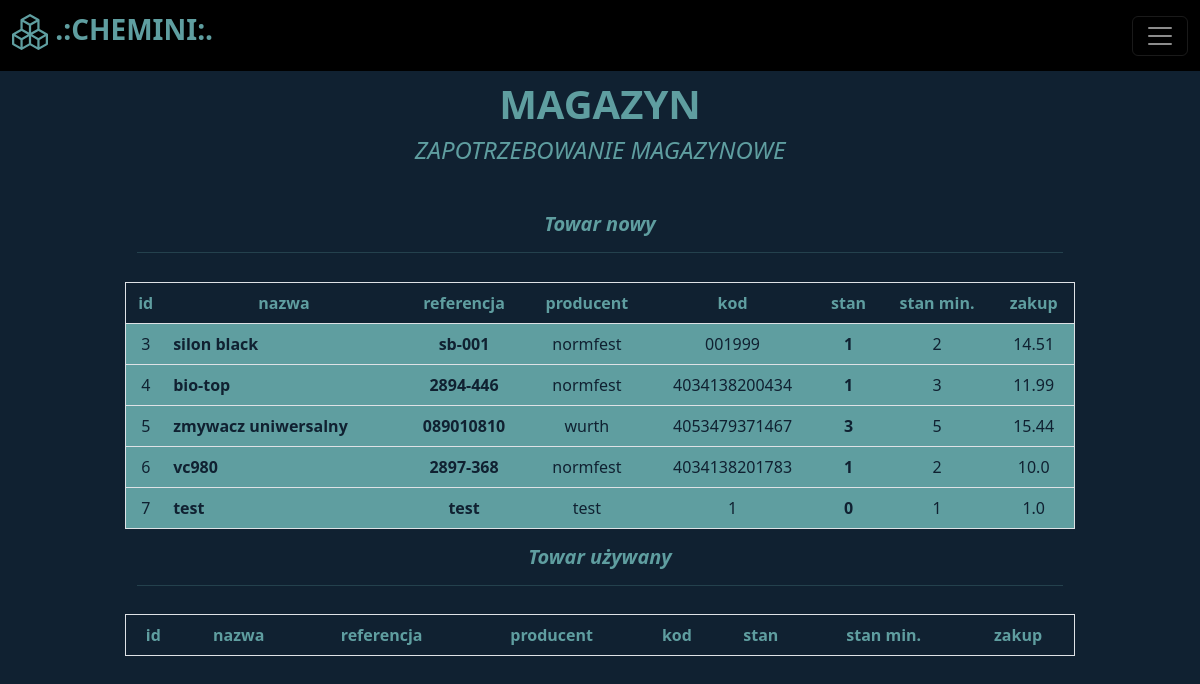
Page /demand (signed in) on the earlier database version.
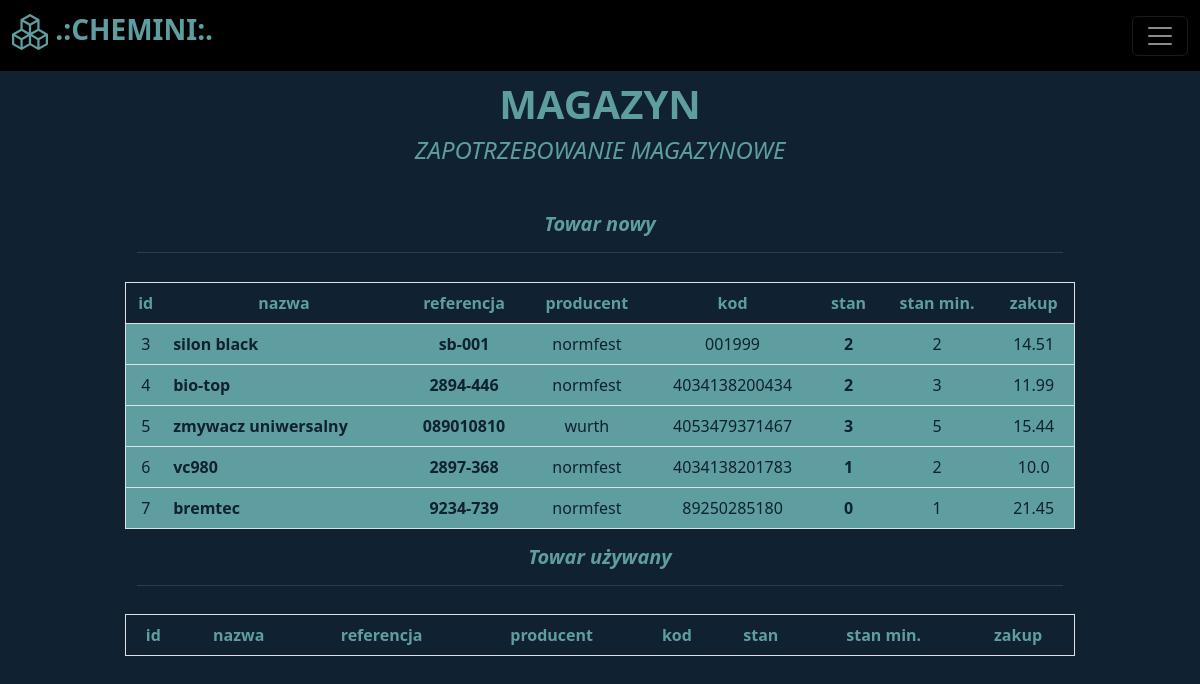
Same page on the later database version.
### libs/models.py (models this page shows)
class Item(Base):
    __tablename__ = "items"
    id = Column(Integer, primary_key=True, autoincrement=True, index=True)
    name = Column(String, unique=False, nullable=False)
    manufacturer = Column(String, nullable=False)
    reference = Column(String, unique=True, index=True, nullable=False)
    code = Column(String, unique=True, index=True)
    description = Column(String)
    stack = Column(Integer, nullable=False, default=0)
    stack_min = Column(Integer, nullable=False, default=0)
    buy = Column(Float)
    sell = Column(Float)
    used = Column(Boolean, default=False)

### routers/warehouse.py (the view)
@router.get('/demand', tags=['warehouse'])
def get_page_with_demand(request: Request, db:Session=Depends(get_db)):
    token = request.cookies.get("access_token")     # very important line if you want to authenticate user on page
    if not token:
        return RedirectResponse("/")
    try:
        scheme,_,param = token.partition(" ")
        payload = jwt.decode(param, config.get("security", "jwt_secret_key"), config.get("security", "algorithm"))
        user = db.query(User).filter(User.name==payload['sub']).first()
    except Exception:
        return RedirectResponse("/")
    if not user:
        return RedirectResponse("/")
    items_new = db.query(Item).where((Item.used==False) & (Item.stack<=Item.stack_min))
    items_used = db.query(Item).where((Item.used==True) & (Item.stack<=Item.stack_min))
    try:
        column_names = ["id", "nazwa", "referencja", "producent", "kod", "stan", "stan min.", "zakup"]
        df = []
        for item in items_new:
            line = [item.id, item.name, item.reference, item.manufacturer, item.code, item.stack, item.stack_min, item.buy]
            df.append(line)
        demands_new_list = tabulate(df, headers=column_names, tablefmt="fancy_grid")
        df = []
        for item in items_used:
            line = [item.id, item.name, item.reference, item.manufacturer, item.code, item.stack, item.stack_min, item.buy]
            df.append(line)
        demands_used_list = tabulate(df, headers=column_names, tablefmt="fancy_grid")
        _time = time.strftime('%d-%m-%Y')
        demand_filepath = f"{config.get('files', 'demands')}/zapotrzebowanie {_time}.txt"
        print(demand_filepath)
        with open(f"{demand_filepath}", "w", encoding="utf-8") as demands:
            demands.write(f"ZAPOTRZEBOWANIE MAGAZYNOWE NA DZIEŃ:   {_time}\n\n")
            demands.write("CZĘŚCI NOWE\n")
            demands.write(demands_new_list)
            demands.write("\n\nCZĘŚCI UŻYWANE\n")
            demands.write(demands_used_list)
            demands.write("\n\n")
    except Exception as e:
        print(e)
    return templates.TemplateResponse(
        "demand.html",{"request":request, "used_items": items_used, "new_items": items_new, "user": user.name, "active_status": user.is_active, "is_admin": user.is_admin})

### templates/demand.html (shortened to what this page needs)
{% extends "baseauth.html" %}
{% block col2 %}
<div style="text-align:center">
  <h1><b>MAGAZYN</b></h1>
  <h4><i>ZAPOTRZEBOWANIE MAGAZYNOWE</i></h4>
</div>
<div class="row" style="margin-top:5%">
    <div class="col">
        <div class="container" style="text-align:center">
            <h5><i><b>Towar nowy<hr></b></i></h5>
        </div>
        <table class="table table-hover border" style="color:cadetblue; background:#102131; text-align:center; margin-top:3%">
            <thead>
              <tr>
                <th scope="col">id</th>
                <th scope="col">nazwa</th>
                <th scope="col">referencja</th>
                <th scope="col">producent</th>
                <th scope="col">kod</th>
                <th scope="col">stan</th>
                <th scope="col">stan min.</th>
                <th scope="col">zakup</th>
              </tr>
            </thead>
            <tbody>
              {% for item in new_items %}
                    <tr style="color:#102131; background:cadetblue">
                        <td>{{ item.id }}</td>
                        <td style="text-align:left"><b>{{ item.name }}</b></td>
                        <td style="text-align:center"><b>{{ item.reference }}</b></td>
                        <td style="text-align:center">{{ item.manufacturer }}</td>
                        <td style="text-align:center">{{ item.code }}</td>
                        <td><b>{{ item.stack }}</b></td>
                        <td>{{ item.stack_min }}</td>
                        <td>{{ item.buy }}</td>
                    </tr>
              {% endfor %}
            </tbody>
          </table>
    </div>
    <div class="col">
        <div class="container" style="text-align:center">
            <h5><i><b>Towar używany<hr></b></i></h5>
        </div>
        <table class="table table-hover border" style="color:cadetblue; background:#102131; text-align:center; margin-top:3%">
            <thead>
              <tr>
                <th scope="col">id</th>
                <th scope="col">nazwa</th>
                <th scope="col">referencja</th>
                <th scope="col">producent</th>
                <th scope="col">kod</th>
                <th scope="col">stan</th>
                <th scope="col">stan min.</th>
                <th scope="col">zakup</th>
              </tr>
            </thead>
          </table>
    </div>
</div>
{% endblock %}

### templates/baseauth.html (shortened to what this page needs)
<!doctype html>
<html lang="en">
<head>
  <link href="https://cdn.jsdelivr.net/npm/bootstrap@5.2.1/dist/css/bootstrap.min.css" rel="stylesheet"
>
  <link rel="stylesheet" href="/static/style.css" class="stylesheet">
  <link rel="stylesheet" href="/static/modal.css" class="stylesheet">
</head>
<body>
  <header style="margin-bottom:5rem;">
    <nav class="navbar navbar-dark fixed-top" style="background:black">
      <div class="container-fluid">
        <a class="navbar-brand" style="color:cadetblue" href="/warehouse"><h3>
          <b>
             .:CHEMINI:.
          </b></h3></a>
        <button class="navbar-toggler" type="button" data-bs-toggle="offcanvas" data-bs-target="#offcanvasDarkNavbar" aria-controls="offcanvasDarkNavbar">
          <span class="navbar-toggler-icon"></span>
        </button>
      </div>
    </nav>
  </header>
  <main>
    <div class="row" style="margin:1rem">
      <div class="col">
      </div>
      <div class="col-10">
        {% block col2 %}
        {% endblock %}
      </div>
      <div class="col">
      </div>
    </div>
  </main>
</body>
</html>

### static/style.css (style rules this page uses)
body { background: #102131; color: cadetblue; -webkit-background-size: cover; -moz-background-size: cover; background-size: cover; -o-background-size: cover; }

Differences in the rows shown:
changed Item "silon black": stack "1" → "2"
changed Item "bio-top": stack "1" → "2"
changed Item id 7: name "test" → "bremtec"; reference "test" → "9234-739"; manufacturer "test" → "normfest"; code "1" → "89250285180"; buy "1.0" → "21.45"
